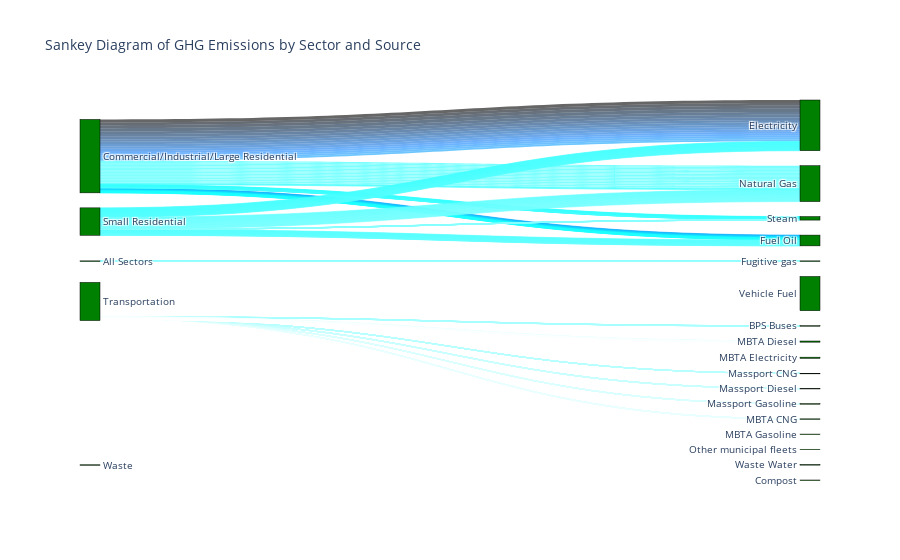

The code cell stored with this chart in its notebook:
### Markdown cell above
This heatmap gave us a clear understanding of which real estate sector is emitting the most greenhouse gas per year. From this data visualization we can infer that in the commercial real estate sector, is by far utilizing the most ineffecient sources electricity, natural gas, and fuel oil respectively and thus has seen minimal improvement over time with the most notable progress happening in 2020 and 2021. 
 Both small residential and large residential real estate use the same sources of energy most frequently, with steam being the most effecient. It is important to note here that the reason for this overlap in energy source is the availability and infrastructure in Boston making these energy sources widely available. These sources are also considered reliable, as they offer consistent energy - an important factor in Boston where heating and hot water is critical for residentail real estate. These sources are also cost-effective with the lowest market price for both property types. Lastly, commercial real estate enforces strict regulations for the type of energy allowed, and electricity, fuel ouil, and natural gases typically meet saftey requirements. 

While steam can be environmentally friendly when generated using renewable energy sources or high-efficiency processes, it's not as commonly used in modern buildings for reasons such as the Boston infrastructure does not currently support the complex piping needed for steam transportation. However, through a process called retrofitting, residential units and buildings can be remodelled to support steam energy, although the process of retrofitting itself is costly. Other reasons for the lack of use of steam includes is ineffeciency, saftey concerns due to high pressure steam, concerns of property damage, and the high cost of maintenance. 
Another important takeaway from our heatmap is that in Transportation, the most energy source comes from vehicle fuel, meaning that most greenhouse gas emission is coming from privately owned vehicles instead of public transportation. We can infer from this that Boston should incentivise more use of public transprotation to decrease GHG emissions.

### Code cell
# https://plotly.com/python/sankey-diagram/

import plotly.graph_objects as go

# Create mappings for sectors and sources to integers
sector_ids = {sector: i for i, sector in enumerate(df['Sector'].unique())}
source_ids = {source: i + len(sector_ids) for i, source in enumerate(df['Source'].unique())}

# creat lists for source, target, and value
sources = []
targets = []
values = []

for _, row in df.iterrows():
    source_index = sector_ids[row['Sector']]
    target_index = source_ids[row['Source']]
    value = row[' GHG Emissions (mt CO2e) ']

    sources.append(source_index)
    targets.append(target_index)
    values.append(value)

# Define colors or use a default gradient
colors = ['rgba(%d, %d, %d, 0.6)' % (i, i * 10, i * 20) for i in range(len(sources))]

# Visualize Sankey Diagram 
fig = go.Figure(data=[go.Sankey(
    node=dict(
        pad=15,  
        thickness=20,
        line=dict(color='black', width=0.5),
        label=list(sector_ids.keys()) + list(source_ids.keys()),  
        color='green'
    ),
    link=dict(
        source=sources,
        target=targets,
        value=values,
        color=colors
    ))])

fig.update_layout(title_text="Sankey Diagram of GHG Emissions by Sector and Source", font_size=10)
fig.show()

### Figure 1 — Plotly figure (JSON) as saved in the notebook; plotly's stock layout.template omitted (floating-point values rounded to 4 significant figures; data arrays with more than 128 entries replaced by an {"elided": "..."} marker saying what was removed)
{"data": [{"link": {"color": {"elided": "342 str values"}, "source": {"elided": "342 int values"}, "target": {"elided": "342 int values"}, "value": {"elided": "342 int values"}}, "node": {"color": "green", "label": ["Commercial/Industrial/Large Residential", "Small Residential", "All Sectors", "Transportation", "Waste", "Electricity", "Fuel Oil", "Natural Gas", "Steam", "Fugitive gas", "BPS Buses", "Massport CNG", "Massport Diesel", "Massport Gasoline", "MBTA CNG", "MBTA Diesel", "MBTA Electricity", "MBTA Gasoline", "Other municipal fleets", "Vehicle Fuel", "Waste Water", "Compost"], "line": {"color": "black", "width": 0.5}, "pad": 15, "thickness": 20}, "type": "sankey"}], "layout": {"font": {"size": 10}, "title": {"text": "Sankey Diagram of GHG Emissions by Sector and Source"}}}
